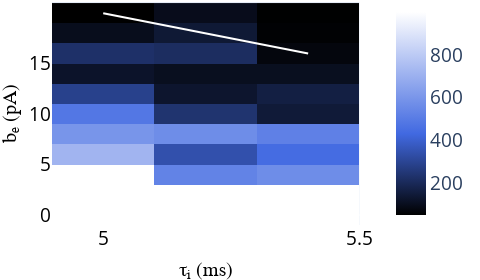

This figure's notebook cell:
### Markdown cell above
### Plot the heatmap

### Code cell
#This is an example with few values of tau_i and b_e
load= 'tau_i'
mean_array,taus, bthr, tau_v, bvals = load_survival( load = load, save_path = './trials/')
plot_heatmap_survival(mean_array, taus, tau_v, bvals , bthr,load = load, save_im=False)

### Figure 1 — Plotly figure (JSON) as saved in the notebook; plotly's stock layout.template omitted (floating-point values rounded to 4 significant figures)
{"data": [{"colorbar": {"tickcolor": "black", "tickfont": {"size": 19}}, "colorscale": [[0, "black"], [0.4, "royalblue"], [1, "white"], [1, "white"]], "type": "heatmap", "x": [5, 5.2, 5.4], "y": [0, 2, 4, 6, 8, 10, 12, 14, 16, 18, 20], "z": [[1690, 1690, 1690], [1690, 1690, 1275], [1690, 530, 567.5], [717.5, 342.5, 442.5], [597.5, 567.5, 520], [485, 240, 147.5], [287.5, 130, 165], [122.5, 105, 105], [227.5, 215, 75], [100, 142.5, 60], [52.5, 97.5, 55]], "zmax": 1000, "zmin": 52.5}, {"line": {"color": "white", "width": 2}, "mode": "lines", "type": "scatter", "x": [5, 5.2, 5.4], "xaxis": "x", "y": [20, 18, 16, 13, 11, 9, 7, 5, 3, 2], "yaxis": "y"}], "layout": {"coloraxis": {"colorbar": {"title": {"side": "right"}, "x": -0.55, "y": 0.35}}, "height": 280, "margin": {"b": 0, "l": 0, "r": 0, "t": 0}, "width": 480, "xaxis": {"anchor": "y", "domain": [0, 0.94], "nticks": 3, "showgrid": false, "tickfont": {"color": "black", "size": 19}, "title": {"font": {"color": "black", "family": "Arial, sans-serif", "size": 20}, "text": "τᵢ (ms)"}}, "yaxis": {"anchor": "x", "domain": [0, 1], "nticks": 10, "showgrid": false, "tickfont": {"color": "black", "size": 19}, "title": {"font": {"color": "black", "family": "Arial, sans-serif", "size": 20}, "text": "bₑ (pA)"}}, "yaxis2": {"anchor": "x", "overlaying": "y", "showgrid": false, "side": "right", "title": {"font": {"color": "black", "family": "Arial, sans-serif", "size": 20}, "text": "bₑ (pA)"}}}}
